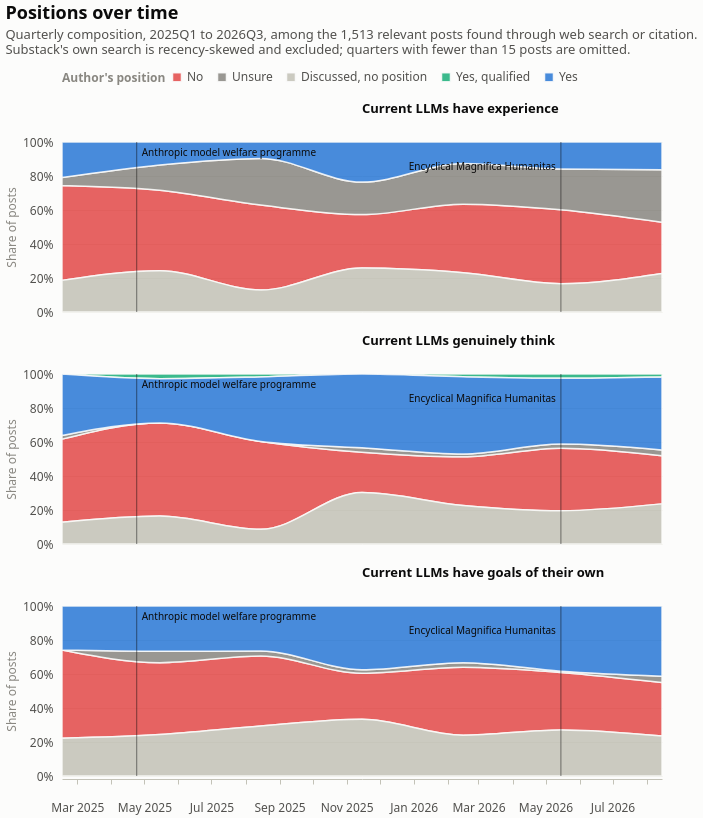

Specify this chart in Vega-Lite:
### Vega-Lite specification from a JSON file in a GitHub repository (floating-point values rounded to 4 significant figures)
{"$schema": "https://vega.github.io/schema/vega-lite/v6.4.1.json", "config": {"axis": {"domainColor": "#c3c2b7", "gridColor": "#e1e0d9", "gridWidth": 1, "labelColor": "#52514e", "labelFont": "system-ui, -apple-system, 'Segoe UI', sans-serif", "labelFontSize": 12, "labelPadding": 6, "tickColor": "#c3c2b7", "titleColor": "#898781", "titleFont": "system-ui, -apple-system, 'Segoe UI', sans-serif", "titleFontSize": 12, "titleFontWeight": 400}, "axisX": {"grid": false}, "axisY": {"domain": false, "ticks": false}, "background": "#fcfcfb", "bar": {"cornerRadiusEnd": 4}, "font": "system-ui, -apple-system, 'Segoe UI', sans-serif", "header": {"labelColor": "#0b0b0b", "labelFont": "system-ui, -apple-system, 'Segoe UI', sans-serif", "labelFontSize": 13, "labelFontWeight": 600, "titleColor": "#898781", "titleFont": "system-ui, -apple-system, 'Segoe UI', sans-serif"}, "legend": {"direction": "horizontal", "labelColor": "#52514e", "labelFont": "system-ui, -apple-system, 'Segoe UI', sans-serif", "labelFontSize": 12, "orient": "top", "symbolSize": 80, "symbolType": "square", "titleColor": "#898781", "titleFont": "system-ui, -apple-system, 'Segoe UI', sans-serif", "titleFontSize": 12, "titleOrient": "left"}, "line": {"strokeCap": "round", "strokeJoin": "round", "strokeWidth": 2}, "point": {"filled": true, "size": 64}, "range": {"category": ["#2a78d6", "#eb6834", "#1baf7a", "#eda100", "#e87ba4", "#008300", "#4a3aa7", "#e34948"]}, "text": {"color": "#52514e", "font": "system-ui, -apple-system, 'Segoe UI', sans-serif", "fontSize": 12}, "title": {"anchor": "start", "color": "#0b0b0b", "font": "system-ui, -apple-system, 'Segoe UI', sans-serif", "fontSize": 18, "fontWeight": 600, "offset": 14, "subtitleColor": "#52514e", "subtitleFontSize": 13, "subtitlePadding": 6}, "view": {"stroke": null}}, "data": {"name": "data-f426bab3b2032aa6c7adb1b1b1006258"}, "datasets": {"data-8221cd019476a0873cdcc29d5f7c0cc5": [{"date": "2025-04-24T00:00:00", "late": false, "note": "Anthropic announces a research programme on model welfare", "short": "Anthropic model welfare programme", "ty": 6}, {"date": "2026-05-15T00:00:00", "late": true, "note": "Pope Leo XIV's encyclical on AI and human dignity", "short": "Encyclical Magnifica Humanitas", "ty": 20}], "data-ba4c03f63b20dca866289f2054f6798c": [{"date": "2026-05-15T00:00:00", "late": true, "note": "Pope Leo XIV's encyclical on AI and human dignity", "short": "Encyclical Magnifica Humanitas", "ty": 20}], "data-f155ff9a72cb33697bbab6c4b59b4edf": [{"date": "2025-04-24T00:00:00", "late": false, "note": "Anthropic announces a research programme on model welfare", "short": "Anthropic model welfare programme", "ty": 6}], "data-f426bab3b2032aa6c7adb1b1b1006258": [{"axis": "Current LLMs have experience", "count": 24, "date": "2025-02-15T00:00:00", "n": 43, "option": "no", "quarter": "2025Q1", "share": 0.5581}, {"axis": "Current LLMs have experience", "count": 2, "date": "2025-02-15T00:00:00", "n": 43, "option": "unsure", "quarter": "2025Q1", "share": 0.04651}, {"axis": "Current LLMs have experience", "count": 8, "date": "2025-02-15T00:00:00", "n": 43, "option": "discussed", "quarter": "2025Q1", "share": 0.186}, {"axis": "Current LLMs have experience", "count": 0, "date": "2025-02-15T00:00:00", "n": 43, "option": "yes_qualified", "quarter": "2025Q1", "share": 0.0}, {"axis": "Current LLMs have experience", "count": 9, "date": "2025-02-15T00:00:00", "n": 43, "option": "yes", "quarter": "2025Q1", "share": 0.2093}, {"axis": "Current LLMs genuinely think", "count": 23, "date": "2025-02-15T00:00:00", "n": 47, "option": "no", "quarter": "2025Q1", "share": 0.4894}, {"axis": "Current LLMs genuinely think", "count": 1, "date": "2025-02-15T00:00:00", "n": 47, "option": "unsure", "quarter": "2025Q1", "share": 0.02128}, {"axis": "Current LLMs genuinely think", "count": 6, "date": "2025-02-15T00:00:00", "n": 47, "option": "discussed", "quarter": "2025Q1", "share": 0.1277}, {"axis": "Current LLMs genuinely think", "count": 0, "date": "2025-02-15T00:00:00", "n": 47, "option": "yes_qualified", "quarter": "2025Q1", "share": 0.0}, {"axis": "Current LLMs genuinely think", "count": 17, "date": "2025-02-15T00:00:00", "n": 47, "option": "yes", "quarter": "2025Q1", "share": 0.3617}, {"axis": "Current LLMs have goals of their own", "count": 14, "date": "2025-02-15T00:00:00", "n": 27, "option": "no", "quarter": "2025Q1", "share": 0.5185}, {"axis": "Current LLMs have goals of their own", "count": 0, "date": "2025-02-15T00:00:00", "n": 27, "option": "unsure", "quarter": "2025Q1", "share": 0.0}, {"axis": "Current LLMs have goals of their own", "count": 6, "date": "2025-02-15T00:00:00", "n": 27, "option": "discussed", "quarter": "2025Q1", "share": 0.2222}, {"axis": "Current LLMs have goals of their own", "count": 0, "date": "2025-02-15T00:00:00", "n": 27, "option": "yes_qualified", "quarter": "2025Q1", "share": 0.0}, {"axis": "Current LLMs have goals of their own", "count": 7, "date": "2025-02-15T00:00:00", "n": 27, "option": "yes", "quarter": "2025Q1", "share": 0.2593}, {"axis": "Current LLMs have experience", "count": 35, "date": "2025-05-15T00:00:00", "n": 74, "option": "no", "quarter": "2025Q2", "share": 0.473}, {"axis": "Current LLMs have experience", "count": 11, "date": "2025-05-15T00:00:00", "n": 74, "option": "unsure", "quarter": "2025Q2", "share": 0.1486}, {"axis": "Current LLMs have experience", "count": 18, "date": "2025-05-15T00:00:00", "n": 74, "option": "discussed", "quarter": "2025Q2", "share": 0.2432}, {"axis": "Current LLMs have experience", "count": 0, "date": "2025-05-15T00:00:00", "n": 74, "option": "yes_qualified", "quarter": "2025Q2", "share": 0.0}, {"axis": "Current LLMs have experience", "count": 10, "date": "2025-05-15T00:00:00", "n": 74, "option": "yes", "quarter": "2025Q2", "share": 0.1351}, {"axis": "Current LLMs genuinely think", "count": 40, "date": "2025-05-15T00:00:00", "n": 73, "option": "no", "quarter": "2025Q2", "share": 0.5479}, {"axis": "Current LLMs genuinely think", "count": 0, "date": "2025-05-15T00:00:00", "n": 73, "option": "unsure", "quarter": "2025Q2", "share": 0.0}, {"axis": "Current LLMs genuinely think", "count": 12, "date": "2025-05-15T00:00:00", "n": 73, "option": "discussed", "quarter": "2025Q2", "share": 0.1644}, {"axis": "Current LLMs genuinely think", "count": 2, "date": "2025-05-15T00:00:00", "n": 73, "option": "yes_qualified", "quarter": "2025Q2", "share": 0.0274}, {"axis": "Current LLMs genuinely think", "count": 19, "date": "2025-05-15T00:00:00", "n": 73, "option": "yes", "quarter": "2025Q2", "share": 0.2603}, {"axis": "Current LLMs have goals of their own", "count": 19, "date": "2025-05-15T00:00:00", "n": 45, "option": "no", "quarter": "2025Q2", "share": 0.4222}, {"axis": "Current LLMs have goals of their own", "count": 3, "date": "2025-05-15T00:00:00", "n": 45, "option": "unsure", "quarter": "2025Q2", "share": 0.06667}, {"axis": "Current LLMs have goals of their own", "count": 11, "date": "2025-05-15T00:00:00", "n": 45, "option": "discussed", "quarter": "2025Q2", "share": 0.2444}, {"axis": "Current LLMs have goals of their own", "count": 0, "date": "2025-05-15T00:00:00", "n": 45, "option": "yes_qualified", "quarter": "2025Q2", "share": 0.0}, {"axis": "Current LLMs have goals of their own", "count": 12, "date": "2025-05-15T00:00:00", "n": 45, "option": "yes", "quarter": "2025Q2", "share": 0.2667}, {"axis": "Current LLMs have experience", "count": 31, "date": "2025-08-15T00:00:00", "n": 62, "option": "no", "quarter": "2025Q3", "share": 0.5}, {"axis": "Current LLMs have experience", "count": 17, "date": "2025-08-15T00:00:00", "n": 62, "option": "unsure", "quarter": "2025Q3", "share": 0.2742}, {"axis": "Current LLMs have experience", "count": 8, "date": "2025-08-15T00:00:00", "n": 62, "option": "discussed", "quarter": "2025Q3", "share": 0.129}, {"axis": "Current LLMs have experience", "count": 0, "date": "2025-08-15T00:00:00", "n": 62, "option": "yes_qualified", "quarter": "2025Q3", "share": 0.0}, {"axis": "Current LLMs have experience", "count": 6, "date": "2025-08-15T00:00:00", "n": 62, "option": "yes", "quarter": "2025Q3", "share": 0.09677}, {"axis": "Current LLMs genuinely think", "count": 30, "date": "2025-08-15T00:00:00", "n": 58, "option": "no", "quarter": "2025Q3", "share": 0.5172}, {"axis": "Current LLMs genuinely think", "count": 0, "date": "2025-08-15T00:00:00", "n": 58, "option": "unsure", "quarter": "2025Q3", "share": 0.0}, {"axis": "Current LLMs genuinely think", "count": 5, "date": "2025-08-15T00:00:00", "n": 58, "option": "discussed", "quarter": "2025Q3", "share": 0.08621}, {"axis": "Current LLMs genuinely think", "count": 1, "date": "2025-08-15T00:00:00", "n": 58, "option": "yes_qualified", "quarter": "2025Q3", "share": 0.01724}, {"axis": "Current LLMs genuinely think", "count": 22, "date": "2025-08-15T00:00:00", "n": 58, "option": "yes", "quarter": "2025Q3", "share": 0.3793}, {"axis": "Current LLMs have goals of their own", "count": 14, "date": "2025-08-15T00:00:00", "n": 34, "option": "no", "quarter": "2025Q3", "share": 0.4118}, {"axis": "Current LLMs have goals of their own", "count": 1, "date": "2025-08-15T00:00:00", "n": 34, "option": "unsure", "quarter": "2025Q3", "share": 0.02941}, {"axis": "Current LLMs have goals of their own", "count": 10, "date": "2025-08-15T00:00:00", "n": 34, "option": "discussed", "quarter": "2025Q3", "share": 0.2941}, {"axis": "Current LLMs have goals of their own", "count": 0, "date": "2025-08-15T00:00:00", "n": 34, "option": "yes_qualified", "quarter": "2025Q3", "share": 0.0}, {"axis": "Current LLMs have goals of their own", "count": 9, "date": "2025-08-15T00:00:00", "n": 34, "option": "yes", "quarter": "2025Q3", "share": 0.2647}, {"axis": "Current LLMs have experience", "count": 28, "date": "2025-11-15T00:00:00", "n": 89, "option": "no", "quarter": "2025Q4", "share": 0.3146}, {"axis": "Current LLMs have experience", "count": 17, "date": "2025-11-15T00:00:00", "n": 89, "option": "unsure", "quarter": "2025Q4", "share": 0.191}, {"axis": "Current LLMs have experience", "count": 23, "date": "2025-11-15T00:00:00", "n": 89, "option": "discussed", "quarter": "2025Q4", "share": 0.2584}, {"axis": "Current LLMs have experience", "count": 0, "date": "2025-11-15T00:00:00", "n": 89, "option": "yes_qualified", "quarter": "2025Q4", "share": 0.0}, {"axis": "Current LLMs have experience", "count": 21, "date": "2025-11-15T00:00:00", "n": 89, "option": "yes", "quarter": "2025Q4", "share": 0.236}, {"axis": "Current LLMs genuinely think", "count": 18, "date": "2025-11-15T00:00:00", "n": 76, "option": "no", "quarter": "2025Q4", "share": 0.2368}, {"axis": "Current LLMs genuinely think", "count": 2, "date": "2025-11-15T00:00:00", "n": 76, "option": "unsure", "quarter": "2025Q4", "share": 0.02632}, {"axis": "Current LLMs genuinely think", "count": 23, "date": "2025-11-15T00:00:00", "n": 76, "option": "discussed", "quarter": "2025Q4", "share": 0.3026}, {"axis": "Current LLMs genuinely think", "count": 0, "date": "2025-11-15T00:00:00", "n": 76, "option": "yes_qualified", "quarter": "2025Q4", "share": 0.0}, {"axis": "Current LLMs genuinely think", "count": 33, "date": "2025-11-15T00:00:00", "n": 76, "option": "yes", "quarter": "2025Q4", "share": 0.4342}, {"axis": "Current LLMs have goals of their own", "count": 13, "date": "2025-11-15T00:00:00", "n": 48, "option": "no", "quarter": "2025Q4", "share": 0.2708}, {"axis": "Current LLMs have goals of their own", "count": 1, "date": "2025-11-15T00:00:00", "n": 48, "option": "unsure", "quarter": "2025Q4", "share": 0.02083}, {"axis": "Current LLMs have goals of their own", "count": 16, "date": "2025-11-15T00:00:00", "n": 48, "option": "discussed", "quarter": "2025Q4", "share": 0.3333}, {"axis": "Current LLMs have goals of their own", "count": 0, "date": "2025-11-15T00:00:00", "n": 48, "option": "yes_qualified", "quarter": "2025Q4", "share": 0.0}, {"axis": "Current LLMs have goals of their own", "count": 18, "date": "2025-11-15T00:00:00", "n": 48, "option": "yes", "quarter": "2025Q4", "share": 0.375}, {"axis": "Current LLMs have experience", "count": 54, "date": "2026-02-15T00:00:00", "n": 134, "option": "no", "quarter": "2026Q1", "share": 0.403}, {"axis": "Current LLMs have experience", "count": 32, "date": "2026-02-15T00:00:00", "n": 134, "option": "unsure", "quarter": "2026Q1", "share": 0.2388}, {"axis": "Current LLMs have experience", "count": 31, "date": "2026-02-15T00:00:00", "n": 134, "option": "discussed", "quarter": "2026Q1", "share": 0.2313}, {"axis": "Current LLMs have experience", "count": 0, "date": "2026-02-15T00:00:00", "n": 134, "option": "yes_qualified", "quarter": "2026Q1", "share": 0.0}, {"axis": "Current LLMs have experience", "count": 17, "date": "2026-02-15T00:00:00", "n": 134, "option": "yes", "quarter": "2026Q1", "share": 0.1269}, {"axis": "Current LLMs genuinely think", "count": 34, "date": "2026-02-15T00:00:00", "n": 119, "option": "no", "quarter": "2026Q1", "share": 0.2857}, {"axis": "Current LLMs genuinely think", "count": 2, "date": "2026-02-15T00:00:00", "n": 119, "option": "unsure", "quarter": "2026Q1", "share": 0.01681}, {"axis": "Current LLMs genuinely think", "count": 27, "date": "2026-02-15T00:00:00", "n": 119, "option": "discussed", "quarter": "2026Q1", "share": 0.2269}, {"axis": "Current LLMs genuinely think", "count": 2, "date": "2026-02-15T00:00:00", "n": 119, "option": "yes_qualified", "quarter": "2026Q1", "share": 0.01681}, {"axis": "Current LLMs genuinely think", "count": 54, "date": "2026-02-15T00:00:00", "n": 119, "option": "yes", "quarter": "2026Q1", "share": 0.4538}, {"axis": "Current LLMs have goals of their own", "count": 30, "date": "2026-02-15T00:00:00", "n": 75, "option": "no", "quarter": "2026Q1", "share": 0.4}, {"axis": "Current LLMs have goals of their own", "count": 2, "date": "2026-02-15T00:00:00", "n": 75, "option": "unsure", "quarter": "2026Q1", "share": 0.02667}, {"axis": "Current LLMs have goals of their own", "count": 18, "date": "2026-02-15T00:00:00", "n": 75, "option": "discussed", "quarter": "2026Q1", "share": 0.24}, {"axis": "Current LLMs have goals of their own", "count": 0, "date": "2026-02-15T00:00:00", "n": 75, "option": "yes_qualified", "quarter": "2026Q1", "share": 0.0}, {"axis": "Current LLMs have goals of their own", "count": 25, "date": "2026-02-15T00:00:00", "n": 75, "option": "yes", "quarter": "2026Q1", "share": 0.3333}, {"axis": "Current LLMs have experience", "count": 112, "date": "2026-05-15T00:00:00", "n": 258, "option": "no", "quarter": "2026Q2", "share": 0.4341}, {"axis": "Current LLMs have experience", "count": 62, "date": "2026-05-15T00:00:00", "n": 258, "option": "unsure", "quarter": "2026Q2", "share": 0.2403}, {"axis": "Current LLMs have experience", "count": 43, "date": "2026-05-15T00:00:00", "n": 258, "option": "discussed", "quarter": "2026Q2", "share": 0.1667}, {"axis": "Current LLMs have experience", "count": 0, "date": "2026-05-15T00:00:00", "n": 258, "option": "yes_qualified", "quarter": "2026Q2", "share": 0.0}, {"axis": "Current LLMs have experience", "count": 41, "date": "2026-05-15T00:00:00", "n": 258, "option": "yes", "quarter": "2026Q2", "share": 0.1589}, {"axis": "Current LLMs genuinely think", "count": 73, "date": "2026-05-15T00:00:00", "n": 199, "option": "no", "quarter": "2026Q2", "share": 0.3668}, {"axis": "Current LLMs genuinely think", "count": 5, "date": "2026-05-15T00:00:00", "n": 199, "option": "unsure", "quarter": "2026Q2", "share": 0.02513}, {"axis": "Current LLMs genuinely think", "count": 39, "date": "2026-05-15T00:00:00", "n": 199, "option": "discussed", "quarter": "2026Q2", "share": 0.196}, {"axis": "Current LLMs genuinely think", "count": 5, "date": "2026-05-15T00:00:00", "n": 199, "option": "yes_qualified", "quarter": "2026Q2", "share": 0.02513}, {"axis": "Current LLMs genuinely think", "count": 77, "date": "2026-05-15T00:00:00", "n": 199, "option": "yes", "quarter": "2026Q2", "share": 0.3869}, {"axis": "Current LLMs have goals of their own", "count": 45, "date": "2026-05-15T00:00:00", "n": 133, "option": "no", "quarter": "2026Q2", "share": 0.3383}, {"axis": "Current LLMs have goals of their own", "count": 1, "date": "2026-05-15T00:00:00", "n": 133, "option": "unsure", "quarter": "2026Q2", "share": 0.007519}, {"axis": "Current LLMs have goals of their own", "count": 36, "date": "2026-05-15T00:00:00", "n": 133, "option": "discussed", "quarter": "2026Q2", "share": 0.2707}, {"axis": "Current LLMs have goals of their own", "count": 0, "date": "2026-05-15T00:00:00", "n": 133, "option": "yes_qualified", "quarter": "2026Q2", "share": 0.0}, {"axis": "Current LLMs have goals of their own", "count": 51, "date": "2026-05-15T00:00:00", "n": 133, "option": "yes", "quarter": "2026Q2", "share": 0.3835}, {"axis": "Current LLMs have experience", "count": 98, "date": "2026-08-15T00:00:00", "n": 326, "option": "no", "quarter": "2026Q3", "share": 0.3006}, {"axis": "Current LLMs have experience", "count": 101, "date": "2026-08-15T00:00:00", "n": 326, "option": "unsure", "quarter": "2026Q3", "share": 0.3098}, {"axis": "Current LLMs have experience", "count": 74, "date": "2026-08-15T00:00:00", "n": 326, "option": "discussed", "quarter": "2026Q3", "share": 0.227}, {"axis": "Current LLMs have experience", "count": 0, "date": "2026-08-15T00:00:00", "n": 326, "option": "yes_qualified", "quarter": "2026Q3", "share": 0.0}, {"axis": "Current LLMs have experience", "count": 53, "date": "2026-08-15T00:00:00", "n": 326, "option": "yes", "quarter": "2026Q3", "share": 0.1626}, {"axis": "Current LLMs genuinely think", "count": 66, "date": "2026-08-15T00:00:00", "n": 233, "option": "no", "quarter": "2026Q3", "share": 0.2833}, {"axis": "Current LLMs genuinely think", "count": 8, "date": "2026-08-15T00:00:00", "n": 233, "option": "unsure", "quarter": "2026Q3", "share": 0.03433}, {"axis": "Current LLMs genuinely think", "count": 55, "date": "2026-08-15T00:00:00", "n": 233, "option": "discussed", "quarter": "2026Q3", "share": 0.2361}, {"axis": "Current LLMs genuinely think", "count": 4, "date": "2026-08-15T00:00:00", "n": 233, "option": "yes_qualified", "quarter": "2026Q3", "share": 0.01717}, {"axis": "Current LLMs genuinely think", "count": 100, "date": "2026-08-15T00:00:00", "n": 233, "option": "yes", "quarter": "2026Q3", "share": 0.4292}, {"axis": "Current LLMs have goals of their own", "count": 67, "date": "2026-08-15T00:00:00", "n": 213, "option": "no", "quarter": "2026Q3", "share": 0.3146}, {"axis": "Current LLMs have goals of their own", "count": 8, "date": "2026-08-15T00:00:00", "n": 213, "option": "unsure", "quarter": "2026Q3", "share": 0.03756}, {"axis": "Current LLMs have goals of their own", "count": 50, "date": "2026-08-15T00:00:00", "n": 213, "option": "discussed", "quarter": "2026Q3", "share": 0.2347}, {"axis": "Current LLMs have goals of their own", "count": 0, "date": "2026-08-15T00:00:00", "n": 213, "option": "yes_qualified", "quarter": "2026Q3", "share": 0.0}, {"axis": "Current LLMs have goals of their own", "count": 88, "date": "2026-08-15T00:00:00", "n": 213, "option": "yes", "quarter": "2026Q3", "share": 0.4131}]}, "facet": {"row": {"field": "axis", "header": {"labelAlign": "left", "labelAngle": 0, "labelOrient": "top"}, "sort": ["Current LLMs have experience", "Current LLMs genuinely think", "Current LLMs have goals of their own"], "title": null, "type": "nominal"}}, "spec": {"height": 170, "layer": [{"encoding": {"color": {"field": "option", "legend": {"labelExpr": "{\"no\": \"No\", \"unsure\": \"Unsure\", \"discussed\": \"Discussed, no position\", \"yes_qualified\": \"Yes, qualified\", \"yes\": \"Yes\"}[datum.label]", "title": "Author's position"}, "scale": {"domain": ["no", "unsure", "discussed", "yes_qualified", "yes"], "range": ["#e34948", "#898781", "#c3c2b7", "#1baf7a", "#2a78d6"]}, "sort": ["no", "unsure", "discussed", "yes_qualified", "yes"], "type": "nominal"}, "order": {"field": "option", "sort": "ascending", "type": "nominal"}, "tooltip": [{"field": "axis", "title": "Question", "type": "nominal"}, {"field": "quarter", "title": "Quarter", "type": "nominal"}, {"field": "option", "title": "Position", "type": "nominal"}, {"field": "count", "title": "Posts", "type": "quantitative"}, {"field": "share", "format": ".0%", "title": "Share", "type": "quantitative"}, {"field": "n", "title": "Posts addressing", "type": "quantitative"}], "x": {"axis": {"format": "%b %Y", "grid": false, "labelAngle": 0, "labelPadding": 18}, "field": "date", "title": null, "type": "temporal"}, "y": {"axis": {"format": "%", "grid": true}, "field": "share", "stack": "normalize", "title": "Share of posts", "type": "quantitative"}}, "mark": {"interpolate": "monotone", "opacity": 0.85, "stroke": "#fcfcfb", "strokeWidth": 1.5, "type": "area"}}, {"data": {"name": "data-8221cd019476a0873cdcc29d5f7c0cc5"}, "encoding": {"x": {"field": "date", "type": "temporal"}}, "mark": {"color": "#0b0b0b", "opacity": 0.5, "strokeWidth": 1, "type": "rule"}}, {"data": {"name": "data-f155ff9a72cb33697bbab6c4b59b4edf"}, "encoding": {"text": {"field": "short", "type": "nominal"}, "x": {"field": "date", "type": "temporal"}, "y": {"value": 6.0}}, "mark": {"align": "left", "baseline": "top", "color": "#0b0b0b", "dx": 5, "fontSize": 10, "type": "text"}}, {"data": {"name": "data-ba4c03f63b20dca866289f2054f6798c"}, "encoding": {"text": {"field": "short", "type": "nominal"}, "x": {"field": "date", "type": "temporal"}, "y": {"value": 20.0}}, "mark": {"align": "right", "baseline": "top", "color": "#0b0b0b", "dx": -5, "fontSize": 10, "type": "text"}}], "width": 600}, "title": {"subtitle": ["Quarterly composition, 2025Q1 to 2026Q3, among the 1,513 relevant posts found through web search or citation.", "Substack's own search is recency-skewed and excluded; quarters with fewer than 15 posts are omitted."], "text": "Positions over time"}}
